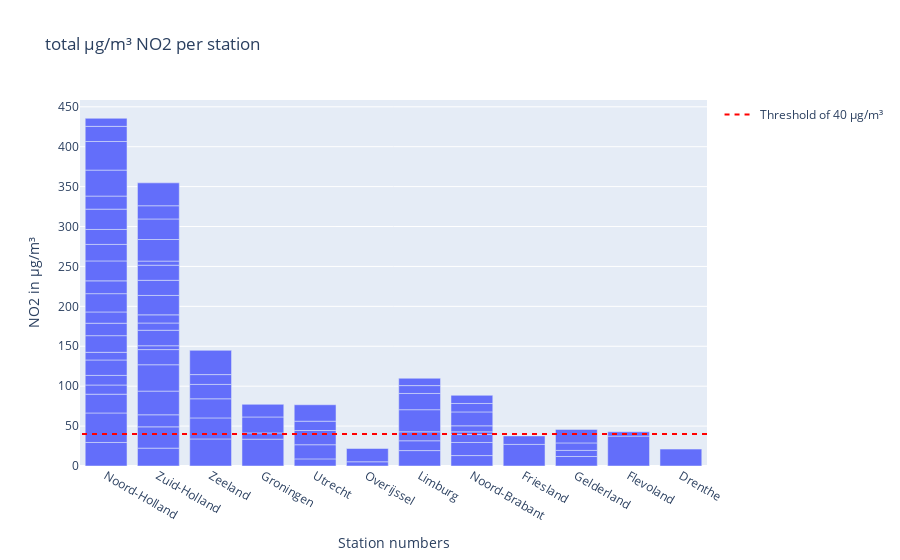

The notebook cell saved with this chart:
### Markdown cell above
### Note for visualization team: add legend for the red line which represent the threshold.

### Code cell
import plotly.express as px
import plotly.graph_objects as go


bar = px.bar(meanlocation, x=NO2_pvencoding, y= 'value', title='total µg/m³ NO2 per region')
bar.update_layout(yaxis_title='NO2 in µg/m³', xaxis_title= "Station numbers", barmode='group') 
#bar.add_shape(type='line', y0=40, y1=40, xref='paper', x0=0, x1=1, line_color='red')
bar.add_shape(
    legendrank=1,
    showlegend=True,
    type="line",
    xref="paper",
    line=dict(dash="5px", color='red'),
    x0=1,
    x1=0,
    y0=40,
    y1=40,
    name='Threshold of 40 µg/m³'
)

bar.show()

### Figure 1 — Plotly figure (JSON) as saved in the notebook; plotly's stock layout.template omitted (floating-point values rounded to 4 significant figures)
{"data": [{"hovertemplate": "x=%{x}<br>value=%{y}<extra></extra>", "legendgroup": "", "marker": {"color": "#636efa", "pattern": {"shape": ""}}, "name": "", "orientation": "v", "showlegend": false, "textposition": "auto", "type": "bar", "x": ["Noord-Holland", "Noord-Holland", "Zuid-Holland", "Zuid-Holland", "Zeeland", "Zeeland", "Groningen", "Noord-Holland", "Zuid-Holland", "Zuid-Holland", "Noord-Holland", "Utrecht", "Noord-Holland", "Overijssel", "Noord-Holland", "Noord-Holland", "Limburg", "Noord-Brabant", "Zeeland", "Friesland", "Zuid-Holland", "Utrecht", "Zeeland", "Utrecht", "Utrecht", "Gelderland", "Zeeland", "Noord-Brabant", "Zeeland", "Friesland", "Zuid-Holland", "Zuid-Holland", "Noord-Holland", "Noord-Holland", "Flevoland", "Zuid-Holland", "Zuid-Holland", "Noord-Holland", "Zuid-Holland", "Limburg", "Zuid-Holland", "Drenthe", "Noord-Holland", "Zuid-Holland", "Noord-Holland", "Noord-Brabant", "Limburg", "Noord-Holland", "Zuid-Holland", "Gelderland", "Groningen", "Flevoland", "Zuid-Holland", "Noord-Brabant", "Noord-Holland", "Noord-Brabant", "Limburg", "Noord-Holland", "Zuid-Holland", "Noord-Holland", "Noord-Holland", "Utrecht", "Noord-Brabant", "Zuid-Holland", "Noord-Brabant", "Noord-Brabant", "Noord-Holland", "Noord-Holland", "Gelderland", "Noord-Holland", "Overijssel", "Zuid-Holland", "Groningen", "Groningen", "Noord-Holland", "Limburg", "Limburg", "Limburg", "Gelderland", "Zuid-Holland"], "xaxis": "x", "y": [29.46, 36.96, 22.39, 26.65, 33.88, 26.36, 33.63, 23.53, 15.12, 29.68, 11.52, 8.906, 12.03, 5.297, 19.31, 9.626, 19.31, 13.06, 23.96, 27.06, 33.01, 17.75, 18.01, 17.81, 11.67, 11.89, 12.29, 16.41, 30.38, 10.63, 19.0, 4.804, 20.84, 15.57, 37.45, 19.42, 9.077, 14.15, 10.21, 12.3, 24.32, 21.17, 22.91, 18.93, 16.03, 9.912, 11.25, 24.97, 18.96, 7.631, 7.815, 5.382, 5.157, 3.384, 20.67, 7.572, 27.68, 18.75, 27.02, 25.46, 16.36, 20.6, 17.42, 25.74, 10.56, 10.22, 32.52, 35.85, 9.392, 18.95, 16.62, 16.55, 19.98, 15.84, 10.1, 20.3, 9.875, 9.2, 16.91, 28.68], "yaxis": "y"}], "layout": {"barmode": "group", "legend": {"tracegroupgap": 0}, "shapes": [{"legendrank": 1, "line": {"color": "red", "dash": "5px"}, "name": "Threshold of 40 µg/m³", "showlegend": true, "type": "line", "x0": 1, "x1": 0, "xref": "paper", "y0": 40, "y1": 40}], "title": {"text": "total µg/m³ NO2 per station"}, "xaxis": {"anchor": "y", "domain": [0, 1], "title": {"text": "Station numbers"}}, "yaxis": {"anchor": "x", "domain": [0, 1], "title": {"text": "NO2 in µg/m³"}}}}
